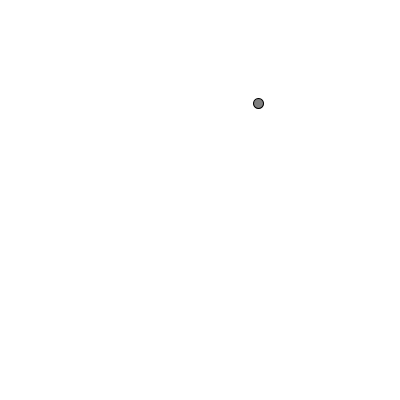
Frame 1 (no input)
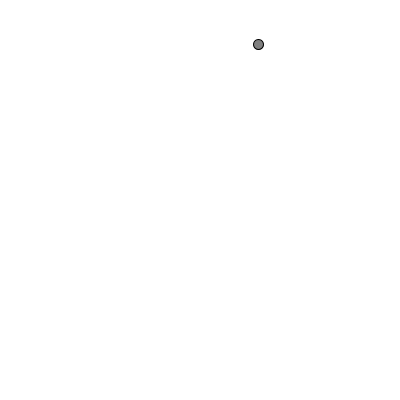
Frame 60 (the mouse pressed at the canvas centre just before this capture)
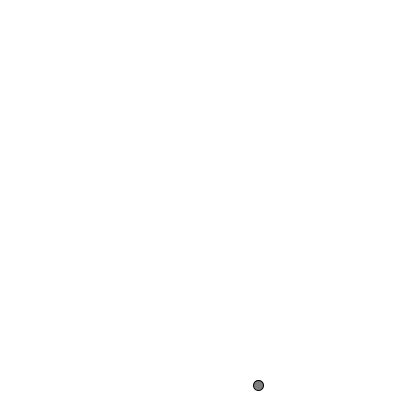
Frame 120 (the mouse held since frame 60 and released just before this capture)

The Processing sketch that drew these frames (run headless with seeded random() and noise(); from frame 60 on, the mouse is pressed at the canvas centre):

// Processing sketch: sketch_210517a
// ── sketch_210517a.pde
Bubble b;

void setup(){
  size(400,400);
  b = new Bubble();
}

void draw(){
  background(255);
  b.display();
  b.ascend();
  b.top();
}

// ── bubble.pde
class Bubble{
  float x;
  float y;
  
  Bubble() {
   x = random(width);
   y = random(height);
  }
  
  void ascend() {
    y--;
  }
  
  void display() {
    stroke(0);
    fill(127);
    ellipse(x, y, 10, 10);
  }
  
  void top() {
    if(y<0){
       y=height;
    }
  }
    
   
  }
